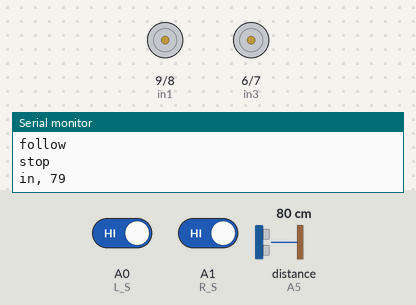
Recording of a sketch running on a simulated Arduino Uno, built with avr-gcc and run on an emulated ATmega328P. On the bench: motor-driver pin pairs drawn as motors (green arrow = first pin HIGH = forward, orange = second pin HIGH = backward, longer = more drive, scaled by the enable pin), the last lines printed to the serial monitor. Wiring (inferred from the names in the program): ultrasonic range finder: trigger A4; echo A5. The inputs (shaded band) are chosen by the test bench; at power-on: A0 (L_S) HIGH, A1 (R_S) HIGH, distance to the obstacle (sensor on A5) 80 cm. The echo pulse lasts 58.3 µs per cm.

Above: at 1.2 s.
1.3 s: A0 (L_S) driven LOW
At 2.5 s:
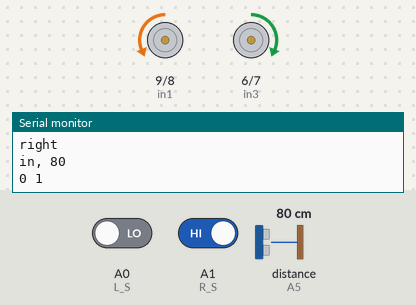
2.8 s: A1 (R_S) driven LOW
At 4.0 s:
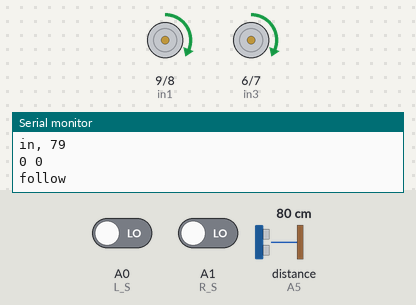
4.3 s: A0 (L_S) driven HIGH
At 5.5 s:
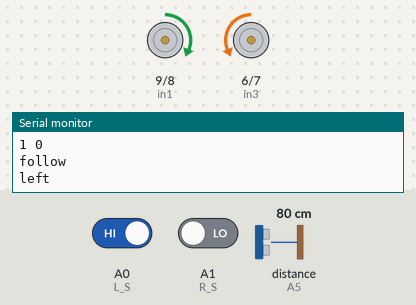
5.8 s: distance to the obstacle (sensor on A5) set to 7 cm
7.3 s: distance to the obstacle (sensor on A5) set to 4 cm
At 8.4 s:
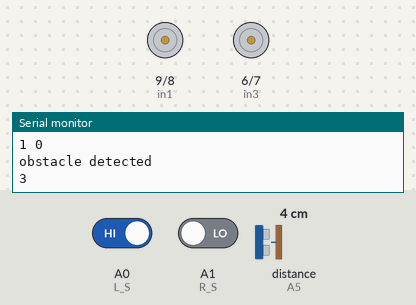
Timing chart, 0 to 9.9 s (numbered marks = the images above; inputs shaded):
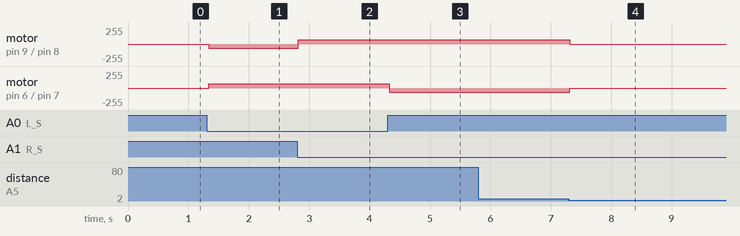

The sketch:

LFR_code.ino
```cpp
#define enA 10//Enable1 L298 Pin enA
#define in1 9 //Motor1  L298 Pin in1
#define in2 8 //Motor1  L298 Pin in1
#define in4 7 //Motor2  L298 Pin in1
#define in3 6 //Motor2  L298 Pin in1
#define enB 5 //Enable2 L298 Pin enB


#define L_S A0                     //ir sensor Left
#define R_S A1                      //ir sensor Right

const int echoPin = A5;
const int pingPin = A4;

long duration=0;

void setup(){

    Serial.begin(9600);

    pinMode(R_S, INPUT);
    pinMode(L_S, INPUT);

    pinMode(echoPin, INPUT);
    pinMode(pingPin, OUTPUT);

    pinMode(enA, OUTPUT);
    pinMode(in1, OUTPUT);
    pinMode(in2, OUTPUT);
    pinMode(in3, OUTPUT);
    pinMode(in4, OUTPUT);
    pinMode(enB, OUTPUT);

    analogWrite(enA, 65); // Write The Duty Cycle 0 to 255 Enable Pin A for Motor1 Speed
    analogWrite(enB,65);

}
long inches, cm;

void loop(){
  // digitalWrite(in1, HIGH); //Left Motor backword Pin
  // digitalWrite(in2, LOW); //Left Motor forword Pin
  // digitalWrite(in3, HIGH); //Right Motor forword Pin
  // digitalWrite(in4, LOW);
  // delay(50);


   digitalWrite(pingPin, LOW);
   delayMicroseconds(2);
   digitalWrite(pingPin, HIGH);
   delayMicroseconds(10);
   digitalWrite(pingPin, LOW);
   duration = pulseIn(echoPin, HIGH);

   inches = ( duration / 2) / 29.1;

  Serial.print("in, ");
  Serial.println(inches);

   Serial.print(digitalRead(L_S));
     Serial.print(" ");
   Serial.println(digitalRead(R_S));


  if(inches >= 5 ){             //inches >= 3
      followline();
  }
  else{
     stop();
     Serial.println("obstacle detected ");
     Serial.println(inches);
     delay(5000);
  }

}

void followline(){
  Serial.println("follow");

        if((digitalRead(R_S) == 0)&&(digitalRead(L_S) == 0))
        {
            Serial.println("forward ");
            forward();
        }
        else{
          if((digitalRead(R_S) == 1)&&(digitalRead(L_S) == 0))
          {
              // Serial.print("left ");
              Serial.println("right ");
              turnRight();
          }

          if((digitalRead(R_S) == 0)&&(digitalRead(L_S) == 1))
          {
              Serial.println("left ");
              turnLeft();
          }

        }
        if((digitalRead(R_S) == 1)&&(digitalRead(L_S) == 1))
          {
              // Serial.print("left ");
              Serial.println("stop ");
              stop();
          }


}
void forward(){
  digitalWrite(in1, HIGH); //Left Motor backword Pin
  digitalWrite(in2, LOW); //Left Motor forword Pin
  digitalWrite(in3, HIGH); //Right Motor forword Pin
  digitalWrite(in4, LOW);
}


void turnRight(){
  digitalWrite(in1, LOW);
  digitalWrite(in2, HIGH);                //////turnRight
  digitalWrite(in3, HIGH);
  digitalWrite(in4, LOW);
}
void turnLeft(){
  digitalWrite(in1, HIGH); //Left Motor backword Pin
  digitalWrite(in2, LOW); //Left Motor forword Pin
  digitalWrite(in3, LOW); //Right Motor forword Pin
  digitalWrite(in4, HIGH);
}
void stop(){
  digitalWrite(in1, LOW);
  digitalWrite(in2, LOW);
  digitalWrite(in3, LOW);              /////////stop
  digitalWrite(in4, LOW);
}
```

Measured:
- the behaviour switches between 6 and 5 cm on distance to the obstacle (sensor on A5) (found by bisection; images 3 and 4)
- after the input at 1.3 s, motor on pin 9 (in1) / pin 8 (in2): stopped → backward 65/255 at once; motor on pin 6 (in3) / pin 7 (in4): stopped → forward 65/255 at once
- after the input at 2.8 s, motor on pin 9 (in1) / pin 8 (in2): backward 65/255 → forward 65/255 at once
- after the input at 4.3 s, motor on pin 6 (in3) / pin 7 (in4): forward 65/255 → backward 65/255 at once
- after the input at 7.3 s, motor on pin 9 (in1) / pin 8 (in2): forward 65/255 → stopped at once; motor on pin 6 (in3) / pin 7 (in4): backward 65/255 → stopped at once
